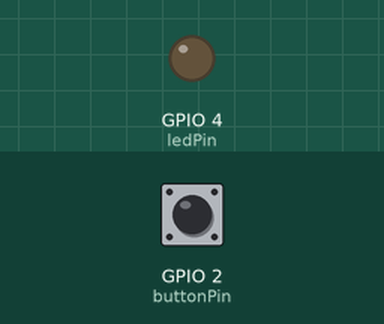
Bench run of a sketch on a simulated ESP32. On the bench: output pins drawn as LEDs (lit = HIGH). The inputs (shaded band) are chosen by the test bench; at power-on: GPIO 2 (buttonPin) HIGH. WiFi joins after 1.5 s; servers stay silent unless stated; no MQTT or app messages arrive unless stated; what the sketch prints to the serial monitor is not drawn.

Above: at 5.7 s.
5.8 s: GPIO 2 (buttonPin) pulled LOW for 0.15 s
At 6.4 s:
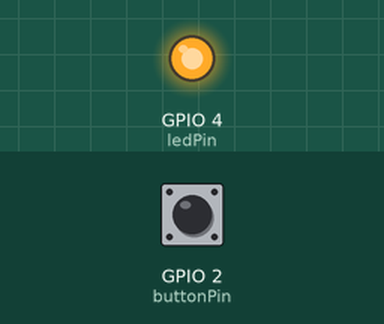
7.4 s: GPIO 2 (buttonPin) pulled LOW for 1 s
At 8.3 s:
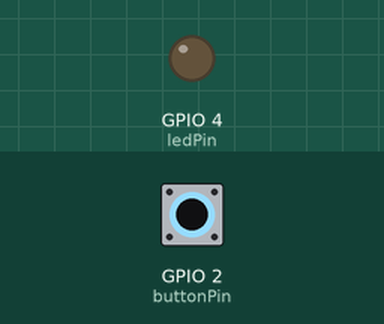
9.9 s: GPIO 2 (buttonPin) pulled LOW for 3.2 s
At 11.1 s:
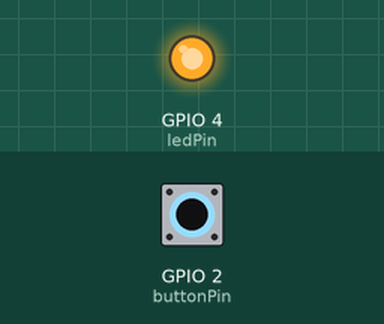
Timing chart, 0 to 12.9 s (numbered marks = the images above; inputs shaded):
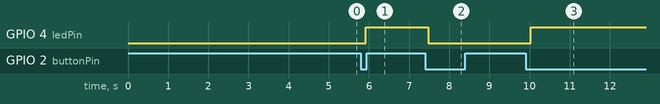

The sketch:

sketch.ino
```cpp
#include <WiFi.h>
#include <PubSubClient.h>

// =====================================
//             CONFIGURAÇÕES
// =====================================

// 📡 WiFi
const char* ssid = "Wokwi-GUEST"; // Seu SSID da rede
const char* password = "";        // Sua senha (vazio para Wokwi-GUEST)

// 🔑 Credenciais ThingSpeak
const char* mqtt_server = "52.202.164.249"; // IP do ThingSpeak
const int mqtt_port = 1883;

// SEU CHANNEL ID
long channelID = 3177550;

// Sua API Key de Escrita (Usada para o TÓPICO e como CREDENCIAL)
const char* thingspeak_api_key = "AE97SFQEH1TH1PID";

// 🔒 Credencial MQTT Simplificada (Apenas o Client ID será mantido)
// Nota: O Username e Password serão substituídos pela thingspeak_api_key
const char* mqtt_client_id = "BQMoEjYWNCgfFhoFAyE0BjY";

// 📌 Pins
const int buttonPin = 2;
const int ledPin = 4;

// ⚙️ Estados
bool lastButtonState = HIGH;
bool pauseActive = false;
unsigned long pauseStartTime = 0;
int dailyPauseCount = 0;

// =====================================
//         OBJETOS E VARIÁVEIS GLOBAIS
// =====================================

WiFiClient espClient;
PubSubClient client(espClient);
String mqttTopic;

// =====================================
//            FUNÇÕES
// =====================================

/**
 * Tenta conectar (ou reconectar) o cliente MQTT ao broker ThingSpeak.
 */
void reconnect_mqtt() {
  // Loop até estarmos conectados
  while (!client.connected()) {
    Serial.print("🔌 Tentando conexão MQTT...");

    // 🎯 MUDANÇA CRÍTICA: Usando API_KEY como Username e Password.
    // Este formato é compatível com versões antigas da PubSubClient e aceito pelo ThingSpeak.
    if (client.connect(mqtt_client_id, thingspeak_api_key, thingspeak_api_key)) {
      Serial.println("✅ CONECTADO!");
    } else {
      Serial.print("❌ FALHOU! Código erro: ");
      Serial.println(client.state());
      Serial.println(" Tentando novamente em 5 segundos...");
      delay(5000);
    }
  }
}

// =====================================
//              SETUP
// =====================================

void setup() {
  Serial.begin(115200);
  delay(3000);

  pinMode(buttonPin, INPUT_PULLUP);
  pinMode(ledPin, OUTPUT);

  Serial.println("==================================");
  Serial.println("🚀 WORKTIME ASSIST - CREDENCIAL SIMPLIFICADA");
  Serial.println("==================================");

  // 1. Conectar WiFi
  Serial.print("📡 Conectando WiFi");
  WiFi.begin(ssid, password);

  int attempts = 0;
  while (WiFi.status() != WL_CONNECTED && attempts < 30) {
    delay(500);
    Serial.print(".");
    attempts++;
  }

  if (WiFi.status() == WL_CONNECTED) {
    Serial.println("\n✅ WiFi Conectado!");
  } else {
    Serial.println("\n❌ WiFi Falhou! Reinicie o ESP32.");
    return;
  }

  // 2. Configurar MQTT
  client.setServer(mqtt_server, mqtt_port);

  // ❌ REMOVIDO: client.setProtocolVersion(4); (Causava erro de compilação)

  // O Tópico de publicação usa a API Key de Escrita
  mqttTopic = "channels/" + String(channelID) + "/publish/" + String(thingspeak_api_key);

  // 3. Conectar MQTT
  reconnect_mqtt();

  Serial.println("==================================");
  Serial.println("✅ Sistema Pronto! Pressione o botão.");
  Serial.println("==================================");
}

// =====================================
//               LOOP
// =====================================

void loop() {
  if (WiFi.status() == WL_CONNECTED) {
    if (!client.connected()) {
      // Tentar reconectar se desconectou
      reconnect_mqtt();
    }
    client.loop(); // Processa mensagens pendentes do MQTT
  }

  // Controle do botão
  bool buttonState = digitalRead(buttonPin);

  if (buttonState == LOW && lastButtonState == HIGH) {
    delay(50); // Debounce

    if (digitalRead(buttonPin) == LOW) {
      if (!pauseActive) {
        // --- INICIAR PAUSA ---
        pauseActive = true;
        pauseStartTime = millis();
        dailyPauseCount++;
        digitalWrite(ledPin, HIGH); // LED LIGADO

        Serial.println("⏸️  PAUSA INICIADA");

        // Enviar para ThingSpeak (Field 1: 1 = Pausa Iniciada)
        if (client.connected()) {
          String payload = "field1=1&field2=0&field3=" + String(pauseStartTime) + "&field4=" + String(dailyPauseCount);
          if (client.publish(mqttTopic.c_str(), payload.c_str())) {
            Serial.println("📤 Dados de INÍCIO enviados!");
          }
        }

      } else {
        // --- ENCERRAR PAUSA ---
        pauseActive = false;
        unsigned long duration = (millis() - pauseStartTime) / 1000;
        digitalWrite(ledPin, LOW); // LED DESLIGADO

        Serial.print("▶️  PAUSA ENCERRADA - ");
        Serial.print(duration);
        Serial.println("s");

        // Enviar para ThingSpeak (Field 1: 0 = Pausa Encerrada, Field 2: Duração)
        if (client.connected()) {
          String payload = "field1=0&field2=" + String(duration) + "&field3=" + String(pauseStartTime) + "&field4=" + String(dailyPauseCount);
          if (client.publish(mqttTopic.c_str(), payload.c_str())) {
            Serial.println("📤 Dados de FIM enviados!");
          }
        }
      }
    }
  }

  lastButtonState = buttonState;
  delay(100);
}
```

Measured:
- after the input at 5.8 s, GPIO 4 (ledPin): LOW → HIGH after 0.12 s
- after the input at 7.4 s, GPIO 4 (ledPin): HIGH → LOW after 0.07 s
- after the input at 9.9 s, GPIO 4 (ledPin): LOW → HIGH after 0.13 s
